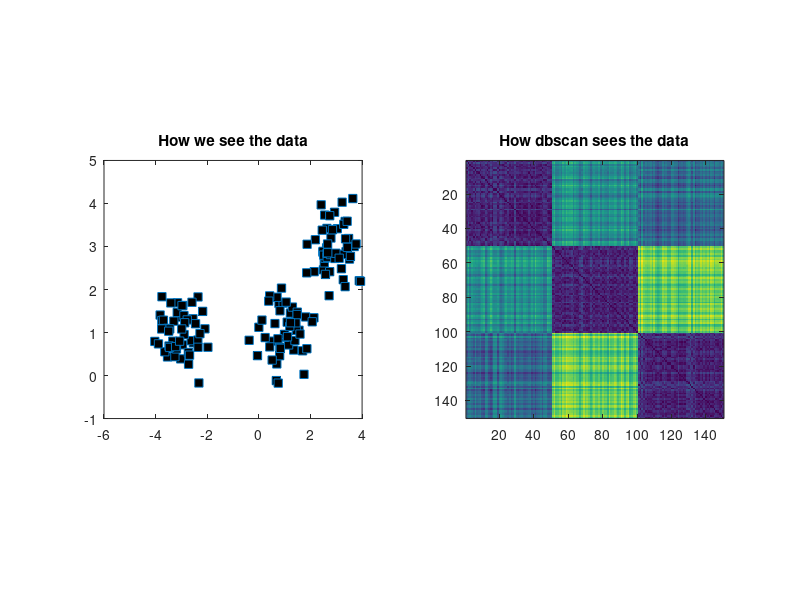

Here is the MATLAB script that generated this plot: (Note: this script raises an error after producing the figure.)
%%
%   COURSE: Master statistics and machine learning: intuition, math, code										
%      URL: udemy.com/course/statsml_x/?couponCode=202304 
% 
%  SECTION: Clustering and dimension-reduction
%    VIDEO: dbscan
% 
%  TEACHER: Mike X Cohen, sincxpress.com
%

%%

% a clear MATLAB workspace is a clear mental workspace
close all; clear; clc

%% create data (identical to k-means!)

nPerClust = 50;

% blur around centroid (std units)
blur = .5;

% XY centroid locations
A = [  1 1 ];
B = [ -3 1 ];
C = [  3 3 ];

% generate data
a = [ A(1)+randn(nPerClust,1)*blur A(2)+randn(nPerClust,1)*blur ];
b = [ B(1)+randn(nPerClust,1)*blur B(2)+randn(nPerClust,1)*blur ];
c = [ C(1)+randn(nPerClust,1)*blur C(2)+randn(nPerClust,1)*blur ];

% concatanate into a list
data = [a; b; c];

% show the data
figure(1), clf
subplot(121)
plot(data(:,1),data(:,2),'s','markerfacecolor','k')
axis square
title('How we see the data')


%%% distance matrix
D = zeros(size(data,1));
for i=1:length(D)
    for j=1:length(D)
        D(i,j) = sqrt( (data(i,1)-data(j,1))^2 + (data(i,2)-data(j,2))^2 );
    end
end
subplot(122)
imagesc(D)
axis square
title('How dbscan sees the data')

%% dbscan

groupidx = dbscan(data,1,9);

nclust = max(groupidx);

% compute cluster centers
cents = zeros(nclust,2);
for ci=1:nclust
    cents(ci,:) = mean(data(groupidx==ci,:));
end

% draw lines from each data point to the centroids of each cluster
figure(4), clf
lineColors = 'rmbgmrkbgmrkbgmrkbgmrkbgmrkbgmrkbgmrkbgmrkbgmrkbgmrkbgmrkbgm';
hold on
for i=1:length(data)
    if groupidx(i)==-1
        plot(data(i,1),data(i,2),'w+')
    else
        plot([ data(i,1) cents(groupidx(i),1) ],[ data(i,2) cents(groupidx(i),2) ],lineColors(groupidx(i)))
    end
end

% now draw the raw data in different colors
for i=1:nclust
    plot(data(groupidx==i,1),data(groupidx==i,2),[ lineColors(i) 'o' ],'markerface','w')
end

% and now plot the centroid locations
plot(cents(:,1),cents(:,2),'ko','markerface','g','markersize',10);
xlabel('Axis 1'), ylabel('Axis 2')
title([ 'Result of dbscan clustering (k=' num2str(size(cents,1)) ')' ])

% finally, the "ground-truth" centers
plot(A(1),A(2),'kp','linew',2,'markersize',20,'markerfacecolor','y')
plot(B(1),B(2),'kp','linew',2,'markersize',20,'markerfacecolor','y')
plot(C(1),C(2),'kp','linew',2,'markersize',20,'markerfacecolor','y')

%% testing the parameter space

% parameter ranges
epsilons = linspace(.1,2,40);
minpoints = 1:30;

% initialize results matrix
results = zeros(length(epsilons),length(minpoints),2);

for ei=1:length(epsilons)
    for di=1:length(minpoints)
        groupidx = dbscan(data,epsilons(ei),minpoints(di));
        results(ei,di,1) = max(groupidx);
        results(ei,di,2) = sum(groupidx==-1);
    end
end

figure(3), clf
subplot(121)
imagesc(minpoints,epsilons,squeeze(results(:,:,1)))
axis square, axis xy
set(gca,'clim',[1 5])
xlabel('Minimum points'), ylabel('Epsilon')
title('Number of groups')
colormap(jet(10))
colorbar

subplot(122)
imagesc(minpoints,epsilons,squeeze(results(:,:,2)))
axis square, axis xy
set(gca,'clim',[1 length(data)/3])
xlabel('Minimum points'), ylabel('Epsilon')
title('Number of "noise" points')
colorbar

%% determining the appropriate parameters

% NOTE: The thesis I linked in the video is no longer available. 
%    There are several methods to determine an appropriate epsilon
%    parameter, depending on the nature of the data and level of
%    sophistication required. I hope the references below are helpful; you
%    can also google around to find more tips for picking parameters.
% 
% https://towardsdatascience.com/machine-learning-clustering-dbscan-determine-the-optimal-value-for-epsilon-eps-python-example-3100091cfbc
% https://core.ac.uk/download/pdf/219373759.pdf
% https://www.biorxiv.org/content/10.1101/2020.07.09.195784v2.full.pdf

D = zeros(size(data,1),1);

for i=1:size(data,1)
    % compute distance
    d = sqrt( (data(i,1)-data(:,1)).^2 + (data(i,2)-data(:,2)).^2 );
    
    % distance to 3rd closest point
    d = sort(d,'ascend');
    D(i) = d(4); 
end

figure(4), clf
plot(sort(D,'ascend'),'s-')


%% Try again with nonlinear clusters

N = 1000;
th = linspace(0,2*pi,N)';

% create the two circles
data1 = [ cos(th) sin(th) ] + randn(N,2)/15;
data2 = .3*[ cos(th) sin(th) ] + randn(N,2)/15;

% put them together into one dataset
circdata = [data1; data2];

% plot
figure(5), clf
plot(circdata(:,1),circdata(:,2),'o')

%% dbscan

groupidx = dbscan(circdata,.2,2);
nclust = max(groupidx);

% now draw the raw data in different colors
clf, hold on
for i=1:nclust
    plot(circdata(groupidx==i,1),circdata(groupidx==i,2),[ lineColors(i) 'o' ],'markerface','w')
end

% and plot unassigned data
plot(circdata(groupidx==-1,1),circdata(groupidx==-1,2),'k+')

title([ 'Result of dbscan clustering (k=' num2str(nclust) ')' ])

%% done.
